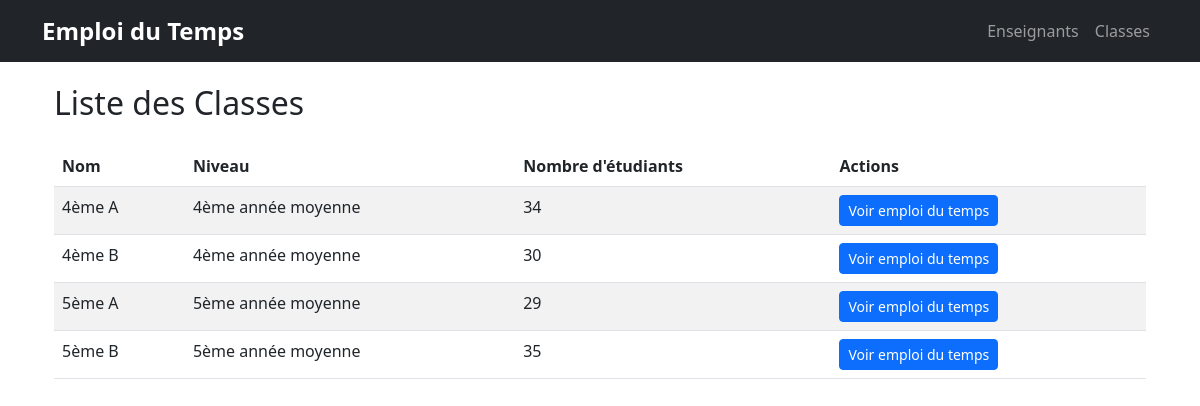
Page /emploi/classes/ on the committed database.
### emploi/models.py (models this page shows, shortened)
class Classe(models.Model):
    nom = models.CharField(max_length=50)
    niveau = models.ForeignKey(Niveau, on_delete=models.CASCADE)
    nombre_etudiants = models.IntegerField()

class Niveau(models.Model):
    nom = models.CharField(max_length=50)
    description = models.TextField()

### emploi/views.py (the view)
# urls.py: path('classes/', views.list_classes, name='classes_list'),
def list_classes(request):
    classes = Classe.objects.all()
    return render(request, 'emploi/classes_list.html', {'classes': classes})

### emploi/templates/emploi/classes_list.html (shortened to what this page needs)
{% extends 'base.html' %}
{% block content %}
<div class="container mt-4">
    <h2 class="mb-4">Liste des Classes</h2>
    <table class="table table-striped table-hover">
        <thead class="thead-dark">
            <tr>
                <th>Nom</th>
                <th>Niveau</th>
                <th>Nombre d'étudiants</th>
                <th>Actions</th>
            </tr>
        </thead>
        <tbody>
            {% for classe in classes %}
            <tr>
                <td>{{ classe.nom }}</td>
                <td>{{ classe.niveau.nom }}</td>
                <td>{{ classe.nombre_etudiants }}</td>
                <td>
                    <a href="{% url 'classe_timetable' classe.id %}" class="btn btn-primary btn-sm">Voir emploi du temps</a>
                </td>
            </tr>
            {% endfor %}
        </tbody>
    </table>
</div>
{% endblock %}

### emploi/templates/base.html (shortened to what this page needs)
<!DOCTYPE html>
<html lang="en">
<head>
    <link href="https://cdn.jsdelivr.net/npm/bootstrap@5.3.0-alpha3/dist/css/bootstrap.min.css" rel="stylesheet">
</head>
<body>
    <nav class="navbar navbar-expand-lg navbar-dark bg-dark fixed-top">
        <div class="container">
            <a class="navbar-brand" href="#">Emploi du Temps</a>
            <div class="collapse navbar-collapse" id="navbarNav">
                <ul class="navbar-nav ms-auto">
                    <li class="nav-item">
                        <a class="nav-link" href="{% url 'enseignants_list' %}">Enseignants</a>
                    </li>
                    <li class="nav-item">
                        <a class="nav-link" href="{% url 'classes_list' %}">Classes</a>
                    </li>
                </ul>
            </div>
        </div>
    </nav>
    <div class="container">
        {% block content %}{% endblock %}
    </div>
</body>
</html>

### emploi/templates/base.html (style rules this page uses)
body { padding-top: 60px; }
.navbar-brand { font-weight: bold; font-size: 24px; }

### rows in the picture
Classe: nom "4ème A", niveau.nom "4ème année moyenne", nombre_etudiants "34"
Classe: nom "4ème B", niveau.nom "4ème année moyenne", nombre_etudiants "30"
Classe: nom "5ème A", niveau.nom "5ème année moyenne", nombre_etudiants "29"
Classe: nom "5ème B", niveau.nom "5ème année moyenne", nombre_etudiants "35"
